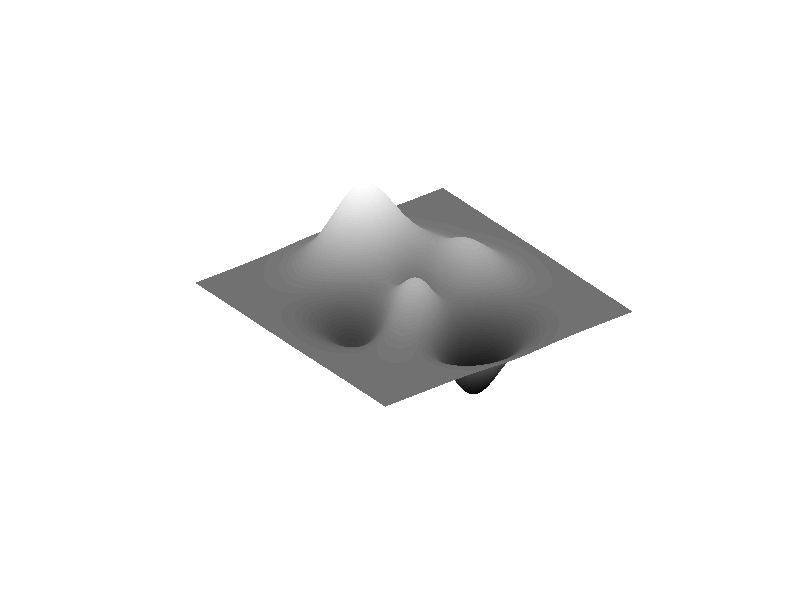

Here is the MATLAB script that generated this plot:
%% SAMPLEDEM2
% Generates a sample DEM
%
% Syntax
%   Z = sampledem2
%   Z = sampledem2(N)
%   [Z, X, Y, h, light] = sampledem2(__)
%
% Description
%   Z = sampledem2
% 		generates a 2D array of a sample DEM.
%  	Z = sampledem2(N)
% 		generates a 2D array of a sample DEM with the size of N x N.
%   [Z, X, Y, h, light] = sampledem2(__)
% 		returns the sample DEM, the X and Y coordinates, the mesh size, and
% 		the light direction.
%
% Input Arguments
%   N - Map size
%       The default value is 512 (2^9).
%
% Output Arguments
%   Z - Sample DEM
%   X - X coordinates
%   Y - Y coordinates
%   h - Mesh size
%   light - Light direction
%
% See also
%   SAMPLEDEM
%
% Authored by
%   En-Chi Lee <williameclee@gmail.com>, 2024-06-30

function varargout = sampledem2(varargin)
    %% Initialistion
    p = inputParser;
    addOptional(p, 'MapSize', 2 ^ 9, ...
        @(x) isscalar(x) && isnumeric(x) && (x > 0));
    parse(p, varargin{:});
    N = p.Results.MapSize;

    %% Generating the DEM
    X = linspace(0, 1, N);
    Y = linspace(0, 1, N);
    h = X(2) - X(1);
    Z = peaks(N);
    Z = Z / max(abs(Z(:))) * 0.3;

    light = [-1, 1, 0.5];
    light = light / norm(light);

    if nargout == 0
        figure('Name', 'Sample DEM')
        surf(X, Y, Z, ...
            'EdgeColor', 'none')
        axis equal
        axis off
        colormap(gray)
        return
    end

    varargout = {Z, X, Y, h, light};
end
